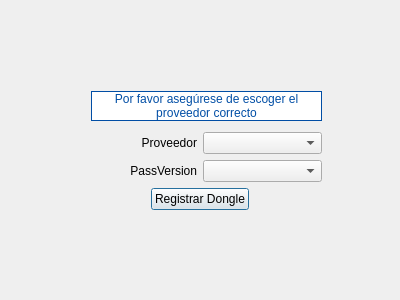
<?xml version="1.0" encoding="UTF-8"?>
<ui version="4.0">
 <class>RegisterDongleDialog</class>
 <widget class="QDialog" name="RegisterDongleDialog">
  <property name="geometry">
   <rect>
    <x>0</x>
    <y>0</y>
    <width>400</width>
    <height>300</height>
   </rect>
  </property>
  <property name="windowTitle">
   <string>Dialog</string>
  </property>
  <layout class="QGridLayout" name="gridLayout">
   <item row="0" column="1">
    <spacer name="verticalSpacer">
     <property name="orientation">
      <enum>Qt::Vertical</enum>
     </property>
     <property name="sizeHint" stdset="0">
      <size>
       <width>20</width>
       <height>88</height>
      </size>
     </property>
    </spacer>
   </item>
   <item row="1" column="0">
    <spacer name="horizontalSpacer">
     <property name="orientation">
      <enum>Qt::Horizontal</enum>
     </property>
     <property name="sizeHint" stdset="0">
      <size>
       <width>79</width>
       <height>20</height>
      </size>
     </property>
    </spacer>
   </item>
   <item row="1" column="1">
    <layout class="QVBoxLayout" name="verticalLayout_4">
     <item>
      <layout class="QHBoxLayout" name="horizontalLayout_3">
       <item>
        <widget class="QLabel" name="label_4">
         <property name="text">
          <string/>
         </property>
         <property name="pixmap">
          <pixmap resource="imgresources.qrc">:/icons/mainwindow/imgs/if_Info_131908.png</pixmap>
         </property>
        </widget>
       </item>
       <item>
        <widget class="QLabel" name="label_3">
         <property name="styleSheet">
          <string notr="true">background-color: rgb(255, 255, 255);
border-color: rgb(1, 78, 165 );
color: rgb(1, 78, 165 );</string>
         </property>
         <property name="frameShape">
          <enum>QFrame::Panel</enum>
         </property>
         <property name="text">
          <string>Por favor asegúrese de escoger el proveedor correcto</string>
         </property>
         <property name="scaledContents">
          <bool>false</bool>
         </property>
         <property name="alignment">
          <set>Qt::AlignCenter</set>
         </property>
         <property name="wordWrap">
          <bool>true</bool>
         </property>
        </widget>
       </item>
      </layout>
     </item>
     <item>
      <spacer name="verticalSpacer_3">
       <property name="orientation">
        <enum>Qt::Vertical</enum>
       </property>
       <property name="sizeType">
        <enum>QSizePolicy::Fixed</enum>
       </property>
       <property name="sizeHint" stdset="0">
        <size>
         <width>20</width>
         <height>5</height>
        </size>
       </property>
      </spacer>
     </item>
     <item>
      <layout class="QVBoxLayout" name="verticalLayout_3">
       <item>
        <layout class="QHBoxLayout" name="horizontalLayout">
         <item>
          <layout class="QVBoxLayout" name="verticalLayout">
           <item>
            <widget class="QLabel" name="label">
             <property name="text">
              <string>Proveedor</string>
             </property>
             <property name="alignment">
              <set>Qt::AlignRight|Qt::AlignTrailing|Qt::AlignVCenter</set>
             </property>
            </widget>
           </item>
           <item>
            <widget class="QLabel" name="label_2">
             <property name="text">
              <string>PassVersion</string>
             </property>
             <property name="alignment">
              <set>Qt::AlignRight|Qt::AlignTrailing|Qt::AlignVCenter</set>
             </property>
            </widget>
           </item>
          </layout>
         </item>
         <item>
          <layout class="QVBoxLayout" name="verticalLayout_2">
           <item>
            <widget class="QComboBox" name="cbox_Supplier"/>
           </item>
           <item>
            <widget class="QComboBox" name="cbox_PassVersion"/>
           </item>
          </layout>
         </item>
        </layout>
       </item>
       <item>
        <layout class="QHBoxLayout" name="horizontalLayout_2">
         <item>
          <spacer name="horizontalSpacer_3">
           <property name="orientation">
            <enum>Qt::Horizontal</enum>
           </property>
           <property name="sizeHint" stdset="0">
            <size>
             <width>40</width>
             <height>20</height>
            </size>
           </property>
          </spacer>
         </item>
         <item>
          <widget class="QPushButton" name="button_RegisterDongle">
           <property name="text">
            <string>Registrar Dongle</string>
           </property>
          </widget>
         </item>
         <item>
          <spacer name="horizontalSpacer_4">
           <property name="orientation">
            <enum>Qt::Horizontal</enum>
           </property>
           <property name="sizeHint" stdset="0">
            <size>
             <width>40</width>
             <height>20</height>
            </size>
           </property>
          </spacer>
         </item>
        </layout>
       </item>
      </layout>
     </item>
    </layout>
   </item>
   <item row="1" column="2">
    <spacer name="horizontalSpacer_2">
     <property name="orientation">
      <enum>Qt::Horizontal</enum>
     </property>
     <property name="sizeHint" stdset="0">
      <size>
       <width>79</width>
       <height>20</height>
      </size>
     </property>
    </spacer>
   </item>
   <item row="2" column="1">
    <spacer name="verticalSpacer_2">
     <property name="orientation">
      <enum>Qt::Vertical</enum>
     </property>
     <property name="sizeHint" stdset="0">
      <size>
       <width>20</width>
       <height>87</height>
      </size>
     </property>
    </spacer>
   </item>
  </layout>
 </widget>
 <resources>
  <include location="imgresources.qrc"/>
 </resources>
 <connections/>
</ui>
